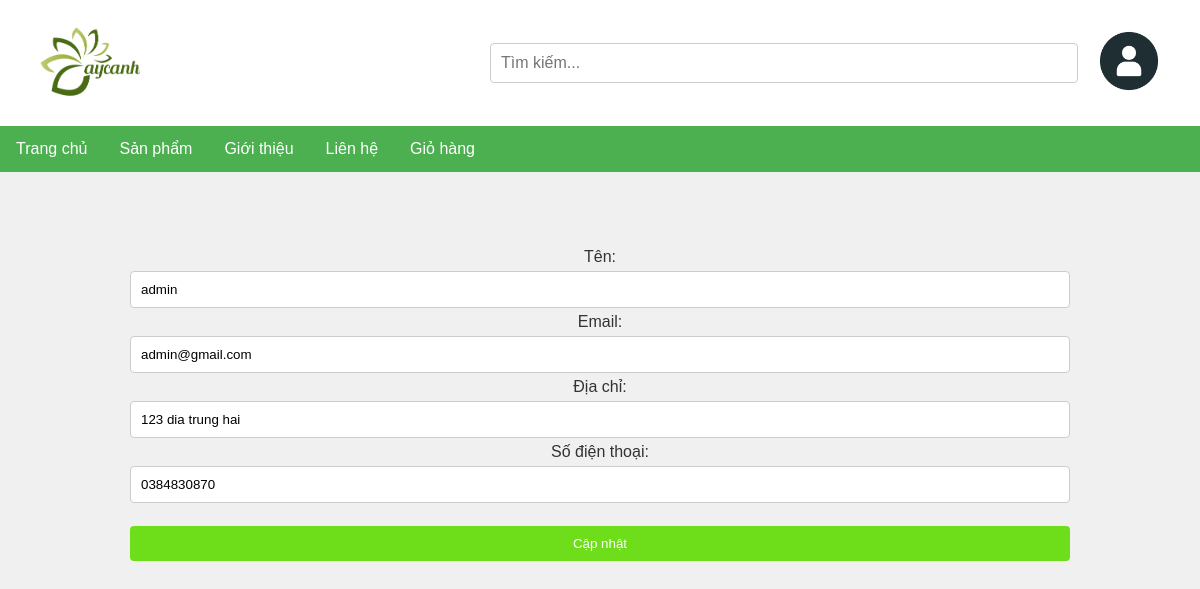
The app's page /profile.php (signed in) with its own data.
### tables this page shows
CREATE TABLE IF NOT EXISTS `users` (
  `user_id` int NOT NULL AUTO_INCREMENT,
  `ten` varchar(100) DEFAULT NULL,
  `pass` varchar(255) NOT NULL,
  `gmail` varchar(255) NOT NULL,
  `diachi` text,
  `sdt` varchar(20) DEFAULT NULL,
  PRIMARY KEY (`user_id`)
);

### profile.php (the view, shortened to what this page needs)
<?php
require_once 'class/DB.php';
if(isset($_SESSION['current_user'])) {
    $user_id = $_SESSION['current_user']['user_id'];
    $select_query = "SELECT * FROM users WHERE user_id = $user_id";
    $result = mysqli_query($conn, $select_query);
    if (mysqli_num_rows($result) > 0) {
        $user = mysqli_fetch_assoc($result);
    } else {
        echo "Không tìm thấy người dùng có ID là $user_id.";
    }
    mysqli_close($conn);
} elseif(isset($_SESSION['user_info'])) {
    $user_id = $_SESSION['user_info']['user_id'];
    $select_query = "SELECT * FROM users WHERE user_id = $user_id";
    $result = mysqli_query($conn, $select_query);
    if (mysqli_num_rows($result) > 0) {
        $user = mysqli_fetch_assoc($result);}
}
?>
<!DOCTYPE html>
<html lang="en">
<head>
    <link rel="stylesheet" href="https://cdnjs.cloudflare.com/ajax/libs/font-awesome/4.7.0/css/font-awesome.min.css">
    <link href="style/style.css" type="text/css" rel="stylesheet">
</head>
<body>
<?php include 'class/header.php'?>
<div style="margin: 5%">
<main class="container">
    <form method="post">
        <div >
            <div >
            <label for="ten">Tên:</label><br>
<input type="text" id="ten" name="ten" value="<?php echo isset($user['ten']) ? $user['ten'] : ''; ?>"><br>
<label for="gmail">Email:</label><br>
<input type="text" id="gmail" name="gmail" value="<?php echo isset($user['gmail']) ? $user['gmail'] : ''; ?>" readonly><br>
<label for="diachi">Địa chỉ:</label><br>
<input type="text" id="diachi" name="diachi" value="<?php echo isset($user['diachi']) ? $user['diachi'] : ''; ?>"><br>
<label for="sdt">Số điện thoại:</label><br>
<input type="text" id="sdt" name="sdt" value="<?php echo isset($user['sdt']) ? $user['sdt'] : ''; ?>"><br><br>
<input type="submit" name="submit" value="Cập nhật">
            </div>
        </div>
    </form>
</main>
</div>
</body>
</html>

### style/style.css (style rules this page uses)
body { font-family: Arial, sans-serif; background-color: #f0f0f0; color: #333; margin: 0; padding: 0; }
main { margin: 5%; }
.container { text-align: center; margin-top: 20px 20px; padding: 16px; }
* { box-sizing: border-box; margin: 0; padding: 0; }
input[type=text], input[type=password] { width: 100%; padding: 12px 20px; margin: 8px 0; display: inline-block; border: 1px solid #ccc; box-sizing: border-box; }
input[type="text"], input[type="number"], select, input[type="file"] { width: 100%; padding: 10px; margin: 5px 0; border: 1px solid #ccc; border-radius: 4px; box-sizing: border-box; }
input[type="submit"] { background-color: rgb(111, 222, 26); color: white; padding: 10px 20px; border: none; border-radius: 4px; cursor: pointer; width: 100%; }

### records on screen
users: ten "admin", gmail "admin@gmail.com", diachi "123 dia trung hai", sdt "0384830870"
